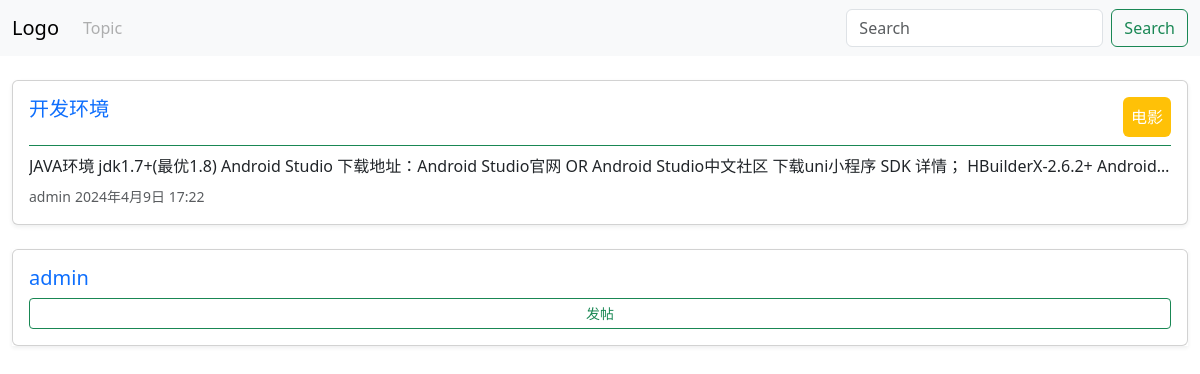
The app's page / (signed in) with its own data.
### posts/models.py (models this page shows)
class Posts(models.Model):
    title = models.CharField(max_length=50)
    content = models.TextField()
    date = models.DateTimeField(auto_now_add=True)
    topic = models.ForeignKey(Topics, on_delete=models.CASCADE)
    by = models.ForeignKey(User, on_delete=models.CASCADE)

class Topics(models.Model):
    subject = models.CharField(max_length=255)
    date = models.DateTimeField(auto_now_add=True)
    cat = models.ForeignKey(Categories, on_delete=models.CASCADE)
    by = models.ForeignKey(User, on_delete=models.CASCADE)
    class Make:
        db_table = 'posts_topics'
    def __str__(self):
        return self.subject

class User(models.Model):
    username = models.CharField(max_length=30, unique=True)
    password = models.CharField(max_length=255)
    email = models.EmailField()
    level = models.IntegerField(default=0)
    avatar = models.ImageField(upload_to='')
    desc = models.CharField(max_length=255)
    date = models.DateTimeField(auto_now_add=True)
    class Make:
        db_table = 'posts_user'
    def __str__(self):
        return self.username

### posts/views.py (the view)
# urls.py: path('', views.IndexView.as_view(), name='index'),
def index(request):
    posts = Posts.objects.select_related('by', 'topic').all().order_by('-date')
    return render(request, 'posts/index.html', {'posts': posts})

### posts/templates/posts/index.html (shortened to what this page needs)
{% extends './base.html' %}
{% block header %}
    {% include './header.html' %}
    <br>
{% endblock %}
{% block content %}
<div class="row">
    <div class="col-xxl-8">
        <main>
            {% for post in posts %}
                <a href="{% url 'posts:detail' post.id %}" class="text-decoration-none">
                    <div class="card mb-4 shadow-sm">
                        <div class="card-body">
                            <div class="row">
                                <div class="col-12">
                                    <div class="d-flex justify-content-between border-bottom border-success pb-2 mb-2">
                                        <h5>{{ post.title }}</h5>
                                        <div class="text-bg-warning rounded-2 p-2 fs-6 text-white">{{ post.topic }}</div>
                                    </div>
                                    <div class="text-dark d-inline-block text-truncate w-100">
                                        {{ post.content }}
                                    </div>
                                    <small class="text-muted">{{ post.by }}</small>
                                    <small class="text-muted">{{ post.date }}</small>
                                </div>
                            </div>
                        </div>
                    </div>
                </a>
            {% endfor %}
        </main>
    </div>
    <div class="col-xxl-4">
        {% include './user-card.html' %}
    </div>
</div>
{% endblock %}

### posts/templates/posts/user-card.html (shortened to what this page needs)
<aside class="shadow-sm">
    <div class="card w-100">
        {% if request.session.userid %}
            <div class="card-body">
                <a href="{% url 'posts:user' request.session.userid %}" class="text-decoration-none">
                    <h5 class="card-title">{{ request.session.username }}</h5>
                </a>
                <a href="{% url 'posts:create' %}" class="btn btn-outline-success btn-sm w-100">发帖</a>
            </div>
        {% else %}
            <div class="card-body">
                <a href="{% url 'posts:login' %}" class="btn btn-success btn-sm mb-1 w-100">登录</a>
            </div>
        {% endif %}
    </div>
</aside>

### records on screen
Posts: title "开发环境", topic "电影", content "JAVA环境 jdk1.7+(最优1.8) Android Studio 下载地址：Android Studio官网 OR Android Studio中文社区 下载uni小程序 SDK 详情； HBuilderX-2.6.2+ Android…", by "admin", date "2024年4月9日 17:22"
User: session.username "admin"
